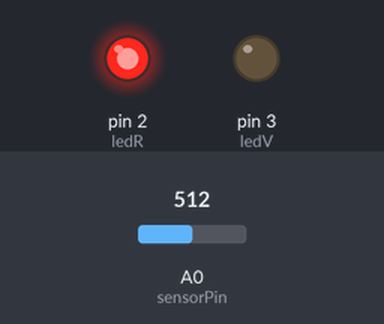
Simulated run of this sketch. Board: Arduino Uno, built with avr-gcc and run on an emulated ATmega328P. On the bench: output pins drawn as LEDs (lit = HIGH). Inputs (shaded band) come from the test bench; at power-on: A0 (sensorPin) = 512. What the sketch prints to the serial monitor is not drawn.

Above: at 1.2 s.
1.3 s: A0 (sensorPin) set to 154
2.8 s: A0 (sensorPin) set to 138
At 3.7 s:
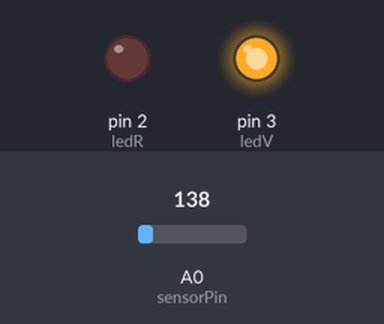
4.3 s: A0 (sensorPin) set to 306
At 5.0 s:
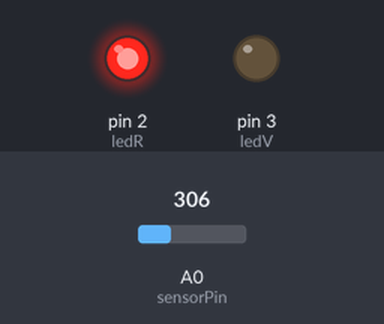
5.8 s: A0 (sensorPin) set to 122
At 6.4 s:
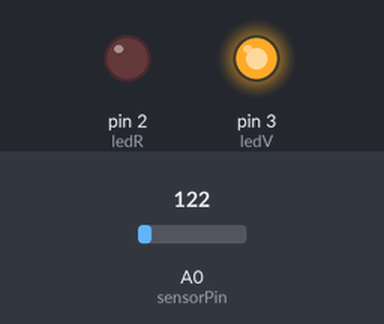
Timing chart, 0 to 8.3 s (numbered marks = the images above; inputs shaded):
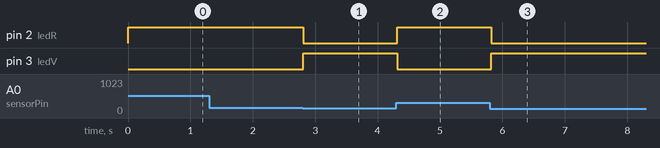

Measured:
- the behaviour switches between 145 and 144 on A0 (sensorPin) (found by bisection; images 0 and 1)
- after the input at 1.3 s, every drawn part: stays the same
- after the input at 2.8 s, pin 2 (ledR): HIGH → LOW at once; pin 3 (ledV): LOW → HIGH at once
- after the input at 4.3 s, pin 2 (ledR): LOW → HIGH at once; pin 3 (ledV): HIGH → LOW at once
- after the input at 5.8 s, pin 2 (ledR): HIGH → LOW at once; pin 3 (ledV): LOW → HIGH at once

The sketch:

termometro_3.ino
```cpp
// Especifica la entrada en la que el sensor se encuentra conectado
int sensorPin = 0;

int ledR = 2; // LED Rojo
int ledV = 3; // LED Verde

float temperaturaMin = 20.5;

void setup() {
  Serial.begin(9600);

  // Se especifica que los pines ledR y ledV (2, 3) son salidas
  pinMode(ledR, OUTPUT);
  pinMode(ledV, OUTPUT);
}

void loop() {
  // Obtiene la lectura de la entrada analogica
  int lectura = analogRead(sensorPin);

  // Convierte la lectura a voltage
  float voltaje = lectura * 5.0;
  voltaje /= 1024.0;

  // Convierte el voltaje a temperatura
  float temperatura = (voltaje - 0.5) * 100;

  Serial.print(lectura);
  Serial.print('.');

  // Especificamos la temperatura a la que los LEDs rojo y verde
  // se deberian encender y apagar
  if (temperatura < temperaturaMin) {
    digitalWrite(ledR, LOW);
    digitalWrite(ledV, HIGH);
  }
  else {
    digitalWrite(ledR, HIGH);
    digitalWrite(ledV, LOW);
  }

  // Espera por un segundo
  delay(100);
}
```
